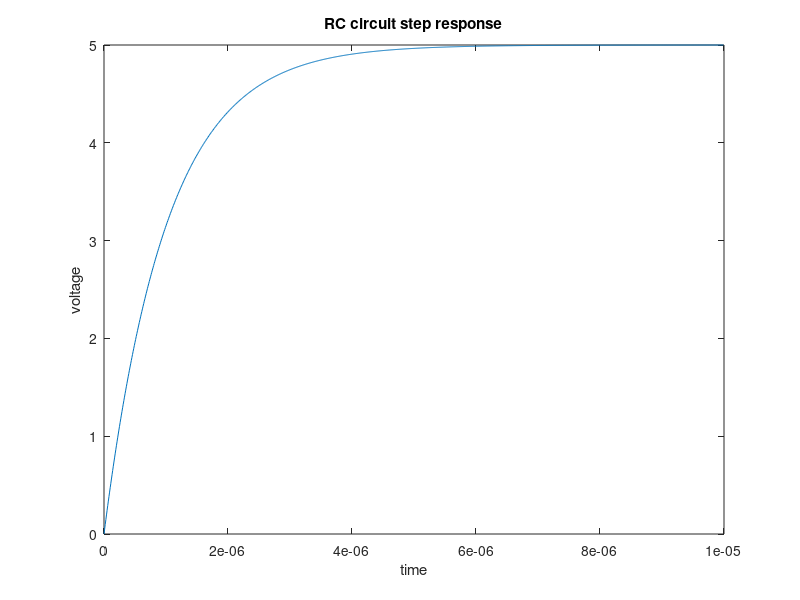

Reproduce this figure in MATLAB.
% Steven Herbst
% herbst@mit.edu

C=1e-9;
R=1000;

dt=R*C/100;
N=1000;

t=0:dt:(N-1)*dt;
v=zeros(1,N);

v(1) = 0; % set initial capacitor voltage

V = 5;	% supply voltage;

for i=2:N
	% generate companion model
	gc = C/dt;
	I = gc*v(i-1);

	% solve single variable equation
	v(i)=(V/R+I)/(1/R+gc);
end

plot(t,v);
title("RC circuit step response");
xlabel("time");
ylabel("voltage");
